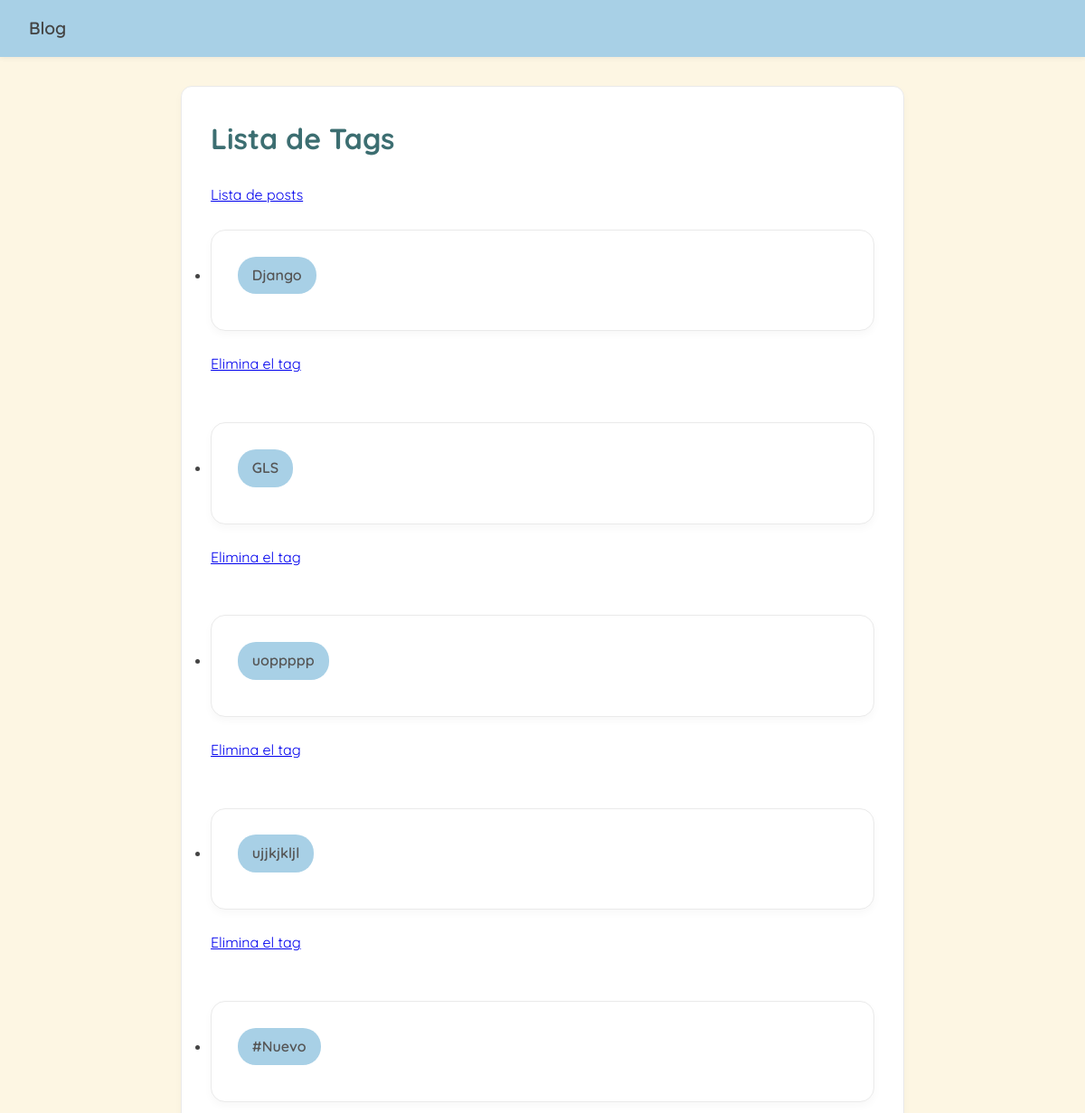
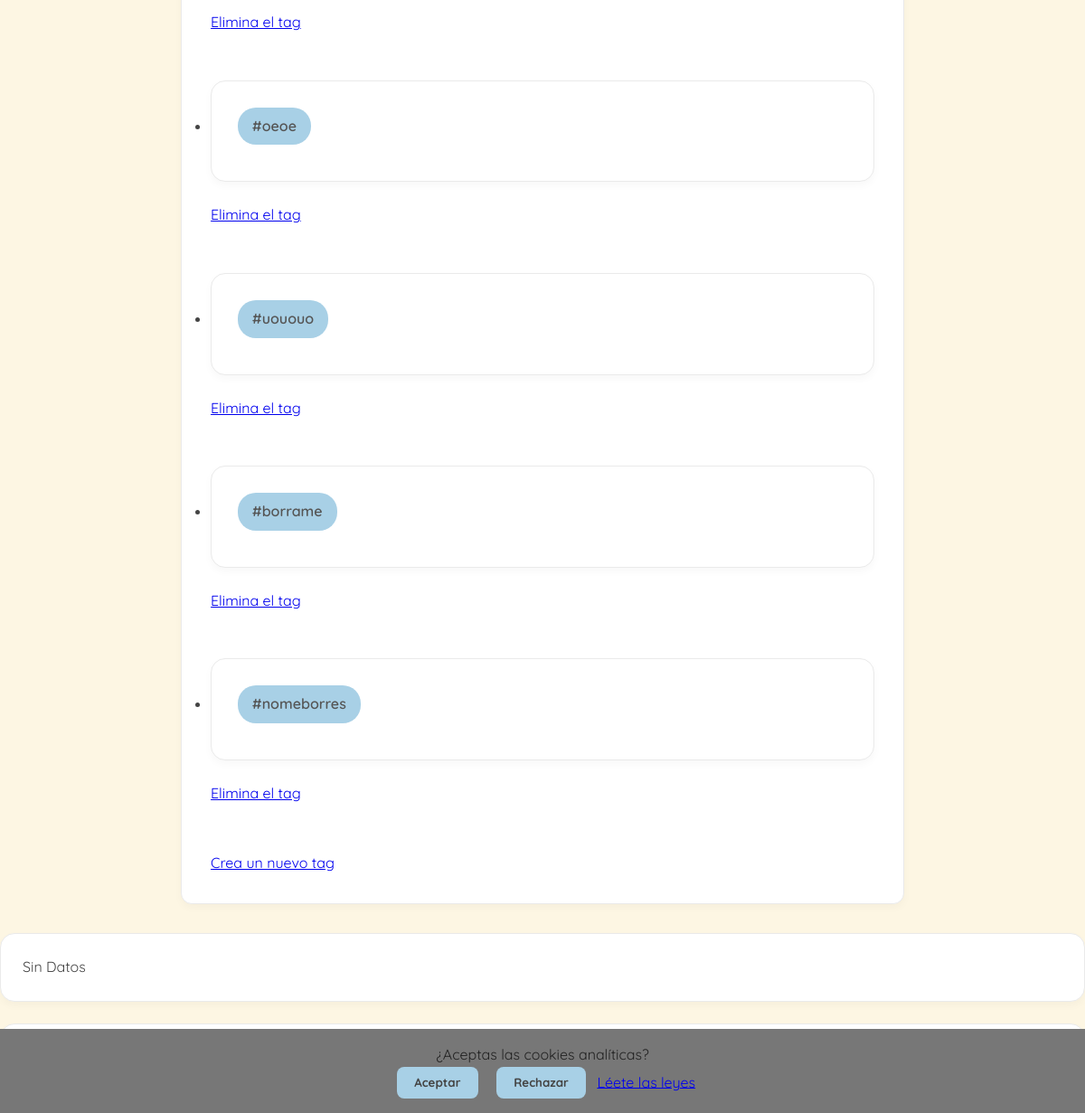
The app's page /tags/ with its own data (2 pictures, top to bottom).
### nueva_app/models.py (models this page shows)
class Tag(models.Model):
    name = models.CharField(max_length=50)
    posts = models.ManyToManyField(Post, related_name='tags')

### nueva_app/views.py (the view)
# urls.py: path('tags/', TagListView.as_view(), name = 'tag_list'),
class TagListView(ListView):
    model = Tag
    template_name = "tag_list.html"

### nueva_app/templates/tag_list.html (shortened to what this page needs)
{% extends 'base.html' %}
{% block content %}
<h1 class="titulo">Lista de Tags</h1>
<a href="{% url 'post_list' %}">Lista de posts</a>
<br><br>
<ul>
  {% for tag in object_list %}
  <li class="tarjeta">
    <p class="tag">{{ tag.name }}</p>
  </li>
  <a href="{% url 'tag_delete' tag.pk %}">Elimina el tag</a>
  <br><br><br>
  {% endfor %}
</ul>
<a href="{% url 'tag_create' %}">Crea un nuevo tag</a>
{% endblock %}

### static/css/style.css (style rules this page uses)
* { margin: 0; padding: 0; box-sizing: border-box; font-family: 'Quicksand', sans-serif; }
body { background-color: #fdf6e3; color: #444; line-height: 1.6; }
.container h1, .container h2, .container h3, .container h4 { color: #3c6e71; margin-bottom: 1.5rem; }
.container p { margin-bottom: 1rem; }
.tarjeta { background-color: #ffffff; border: 1px solid #eaeaea; border-radius: 16px; padding: 1.5rem; margin-bottom: 1.5rem; box-shadow: 0 4px 10px rgba(0, 0, 0, 0.03); transition: transform 0.2s ease, box-shadow 0.2s ease; }
.tarjeta p { margin-bottom: 1rem; color: #555; }
.tag { display: inline-block; background-color: #a8d0e6; color: #fff; padding: 0.5rem 1rem; margin: 0.3rem; border-radius: 20px; font-weight: 600; text-decoration: none; transition: background-color 0.3s ease, transform 0.2s ease; }

### records on screen
Tag: name "Django"
Tag: name "GLS"
Tag: name "uoppppp"
Tag: name "ujjkjkljl"
Tag: name "#Nuevo"
Tag: name "#oeoe"
Tag: name "#uououo"
Tag: name "#borrame"
Tag: name "#nomeborres"
